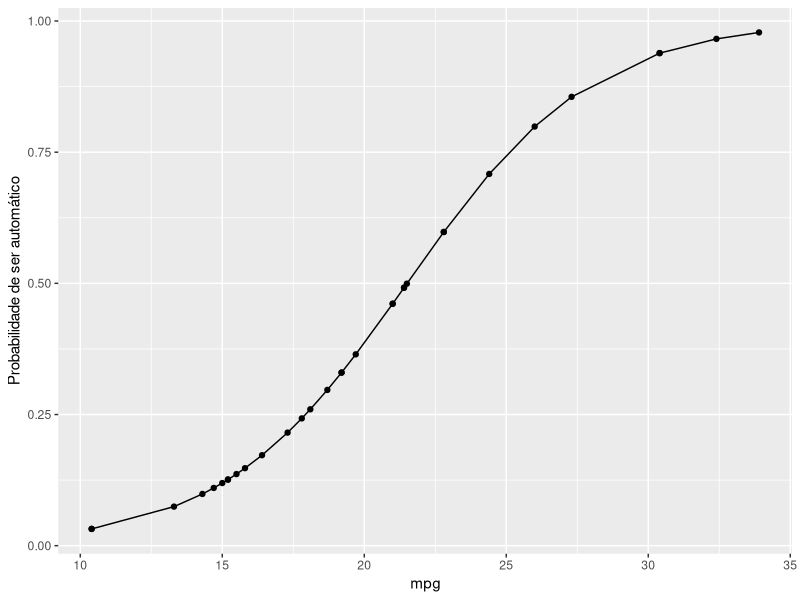
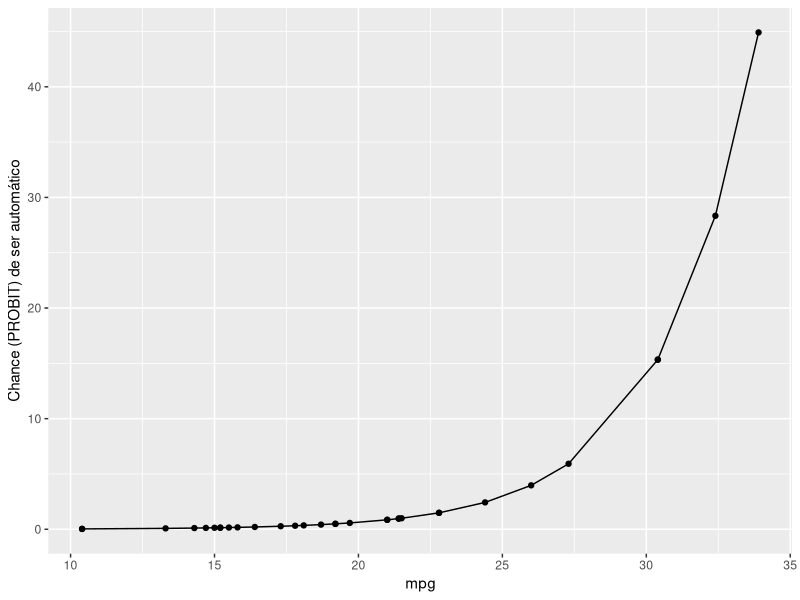

Here is the R script that generated these plots, in order:
#LIMPAR MEMORIA
rm(list=ls(all=TRUE))

if(!require(dplyr)){install.packages("dplyr")}
if(!require(tidyr)){install.packages("tidyr")}
if(!require(ggplot2)){install.packages("ggplot2")}
if(!require(broom)){install.packages("broom")}
#-------------------------------------------------------------------------------
# PARA A ANALISE SERA UTILIZADA DADOS DISPONIBILIZADO NO REPOSITORIO: MTCAR
#-------------------------------------------------------------------------------

data(mtcars)

#-------------------------------------------------------------------------------
#                             REGRESSAO LOGISTICA
#-------------------------------------------------------------------------------
mod <- glm(am~mpg,mtcars,family = binomial)
summary(mod)


ajuste <- mod %>%
  augment(type.predict = "response") %>%
  mutate(y_hat = .fitted) %>%  # Valores de probabilidade para cada observacao
  mutate(odds = y_hat/(1-y_hat)) %>% # Valores de chance para cada observacao (PROBIT)
  mutate(log_odds =log(odds)) %>%  # Valores de log(chance) para cada observacao (LOGIT)
  select(am,mpg,y_hat,odds,log_odds)

print(ajuste)

ggplot(ajuste, aes(x = mpg, y = y_hat)) +
  geom_point() + geom_line() +
  scale_y_continuous("Probabilidade de ser automático")

ggplot(ajuste, aes(x = mpg, y = odds)) +
  geom_point() + geom_line() +
  scale_y_continuous("Chance (PROBIT) de ser automático")


prever = predict(mod, newdata = mtcars, type = 'response')
prever <- prever >= 0.5
prever

confusao <- table(prever, mtcars$am)
confusao
taxaacerto <- (confusao[1] + confusao[4]) / sum(confusao)
taxaacerto
